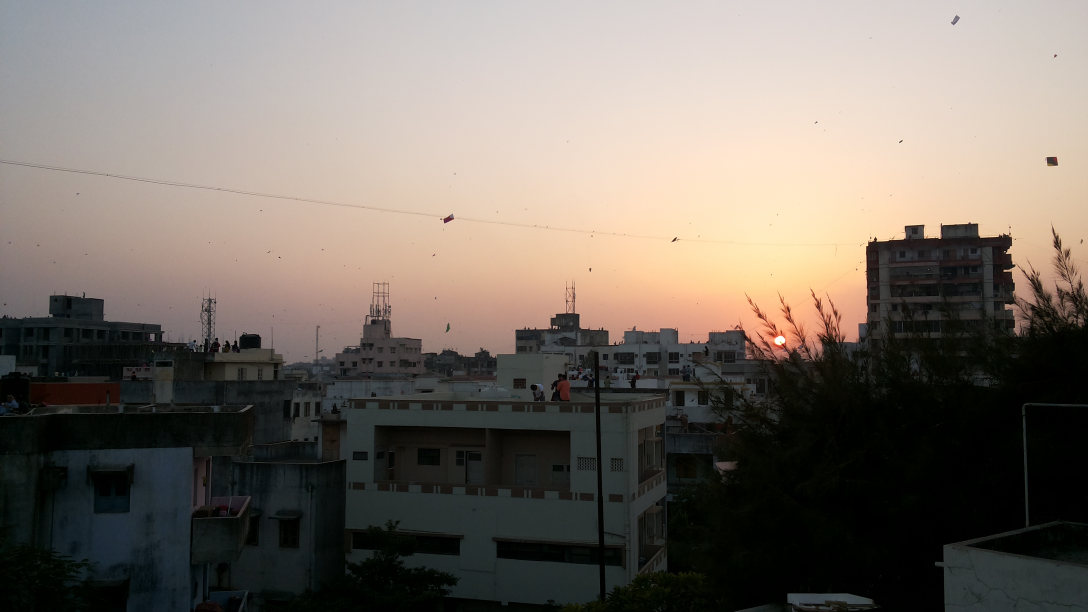
#> input picture Color Transfer Day4/source.jpg, 3264 x 1836 px (shown at 1/3 size)
$ python ColorTransfer.py
#> lines starting #> are read from the running program, lines starting #| are printed output that depends on the picture
import cv2
import numpy as np

def colorTransfer(source,target):
    source=cv2.cvtColor(source,cv2.COLOR_BGR2LAB).astype("float32")
    target=cv2.cvtColor(target,cv2.COLOR_BGR2LAB).astype("float32")

    (lMeanSrc,lStdSrc,aMeanSrc,aStdSrc,bMeanSrc,bStdSrc)=image_stats(source)
    (lMeanTar,lStdTar,aMeanTar,aStdTar,bMeanTar,bStdTar)=image_stats(target)
    (l,a,b)=cv2.split(target)

    l-=lMeanTar
    a-=aMeanTar
    b-=bMeanTar

    l=(lStdTar/lStdSrc)*l
    a=(aStdTar/aStdSrc)*a
    b=(bStdTar/bStdSrc)*b

    l+=lMeanSrc
    a+=aMeanSrc
    b+=bMeanSrc

    l=np.clip(l,0,255)
    a=np.clip(a,0,255)
    b=np.clip(b,0,255)

    transfer=cv2.merge([l,a,b])
    transfer=cv2.cvtColor(transfer.astype("uint8"),cv2.COLOR_LAB2BGR)

    return transfer


def image_stats(image):
    (l,a,b)=cv2.split(image)
    (lMean, lStd)=(l.mean(), l.std())
    (aMean, aStd)=(a.mean(), a.std())
    (bMean, bStd)=(b.mean(), b.std())
    return(lMean,lStd,aMean,aStd,bMean,bStd)


src=cv2.resize(cv2.imread("source.jpg"),(768,512))
tar=cv2.resize(cv2.imread("target.jpg"),(768,512))
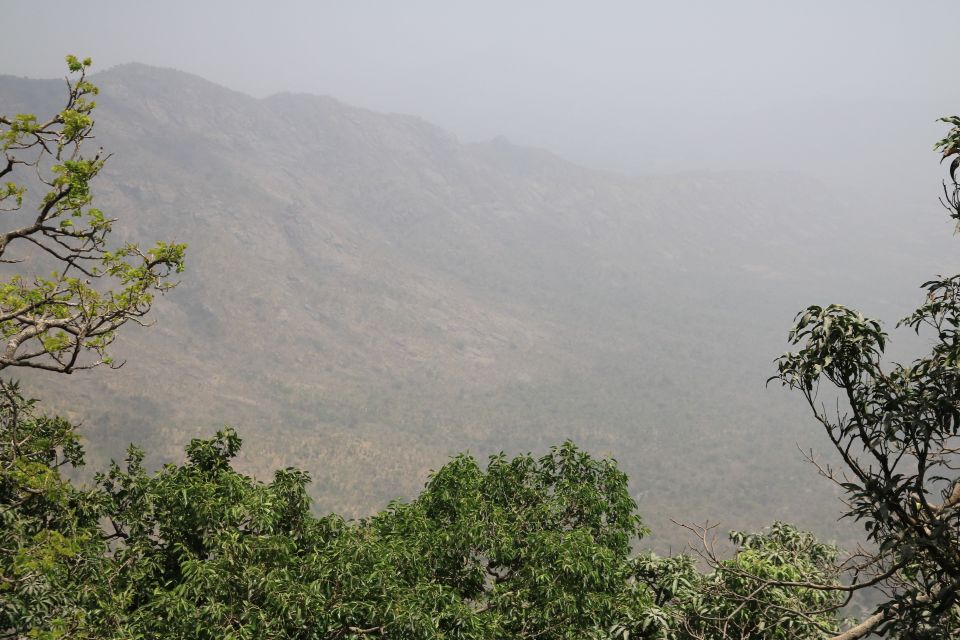
#> input picture Color Transfer Day4/target.JPG, 1920 x 1280 px, found by its file name (shown at 1/2 size)

# src=cv2.imread("source.jpg")
# tar=cv2.imread("target.jpg")

tra=colorTransfer(src, tar)
#> in colorTransfer, `target=cv2.cvtColor(target,cv2.COLOR_BGR2LAB).astype("float32")`:
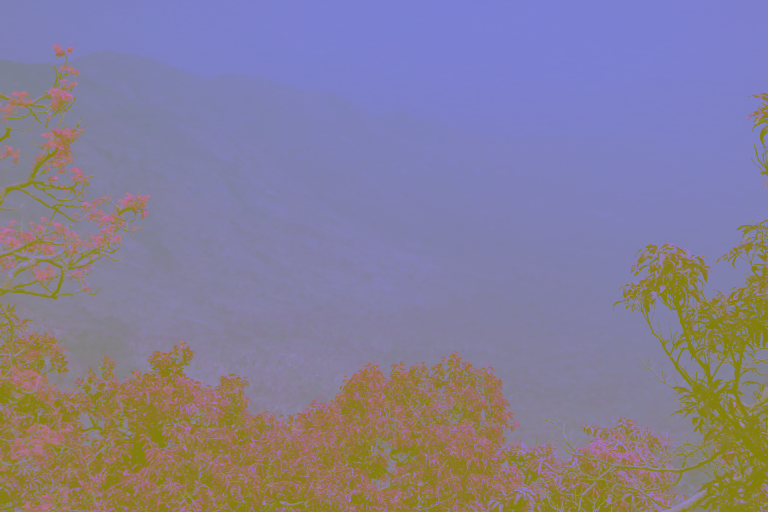
#> target: shape (512, 768, 3) float32; mean of channels 0, 1, 2 149.1, 126.2, 133.1; drawn as B, G, R
#> in image_stats, `(lMean, lStd)=(l.mean(), l.std())`: lMean = 115.6; lStd = 92.39
#> in image_stats, `(aMean, aStd)=(a.mean(), a.std())`: aMean = 129.8; aStd = 4.68
#> in image_stats, `(bMean, bStd)=(b.mean(), b.std())`: bMean = 133.3; bStd = 8
#> in colorTransfer, `(lMeanSrc,lStdSrc,aMeanSrc,aStdSrc,bMeanSrc,bStdSrc)=image_stats(source)`: lMeanSrc = 115.6; lStdSrc = 92.39; aMeanSrc = 129.8; aStdSrc = 4.68; bMeanSrc = 133.3; bStdSrc = 8
#> in image_stats (call 2), `(l,a,b)=cv2.split(image)`:
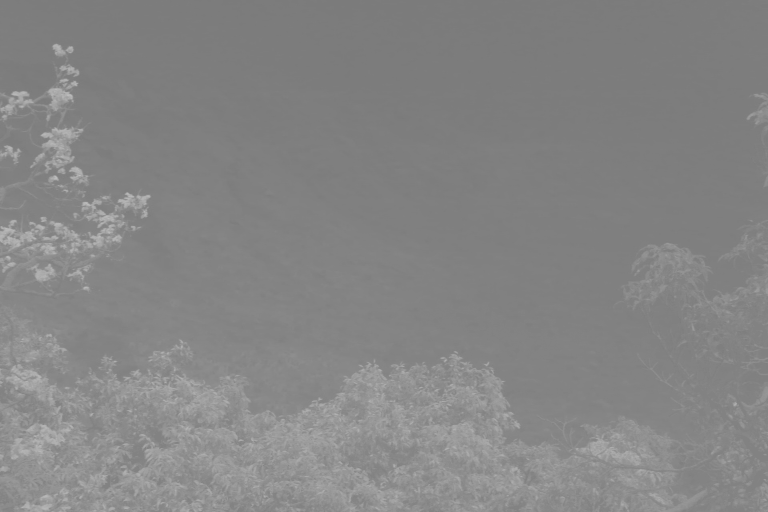
#> b: shape (512, 768) float32; min 122, max 190, mean 133.1
#> in image_stats (call 2), `(lMean, lStd)=(l.mean(), l.std())`: lMean = 149.1; lStd = 53.02
#> in image_stats (call 2), `(aMean, aStd)=(a.mean(), a.std())`: aMean = 126.2; aStd = 4.67
#> in image_stats (call 2), `(bMean, bStd)=(b.mean(), b.std())`: bMean = 133.1; bStd = 9.98
#> in colorTransfer, `(lMeanTar,lStdTar,aMeanTar,aStdTar,bMeanTar,bStdTar)=image_stats(target)`: lMeanTar = 149.1; lStdTar = 53.02; aMeanTar = 126.2; aStdTar = 4.67; bMeanTar = 133.1; bStdTar = 9.98
#> in colorTransfer, `l-=lMeanTar`:
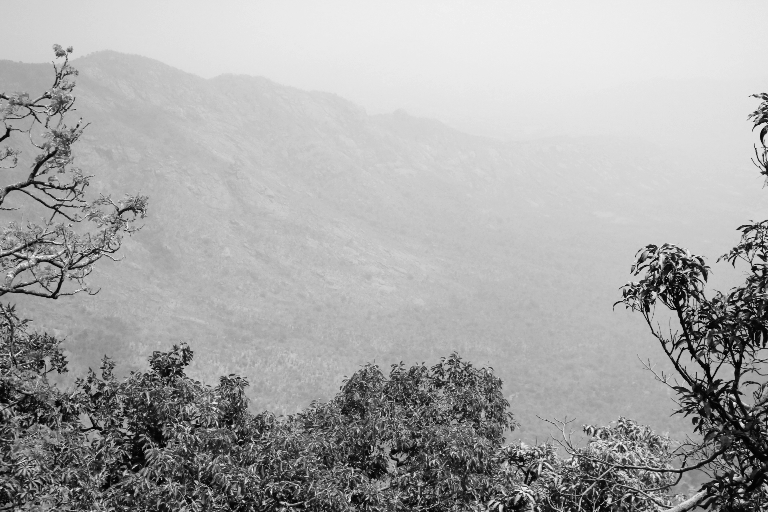
#> l: shape (512, 768) float32; min -146.1, max 75.88, mean 0; drawn with min black and max white
#> in colorTransfer, `a-=aMeanTar`:
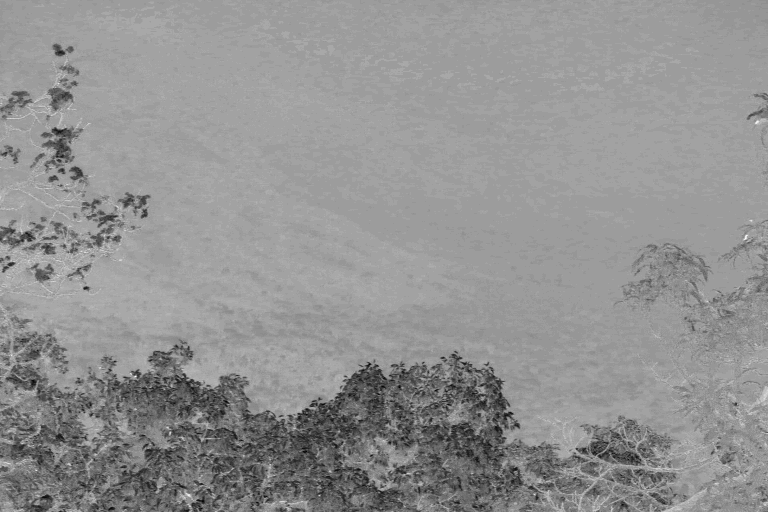
#> a: shape (512, 768) float32; min -25.23, max 18.77, mean 2.29e-05; drawn with min black and max white
#> in colorTransfer, `b-=bMeanTar`:
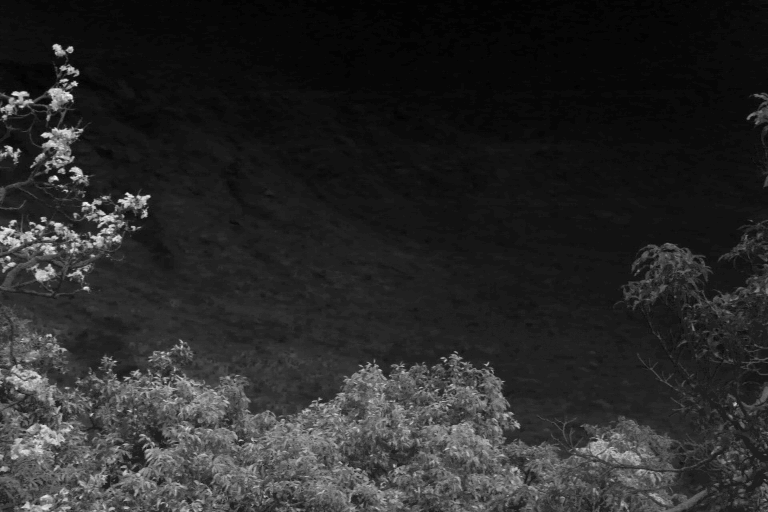
#> b: shape (512, 768) float32; min -11.06, max 56.94, mean 0; drawn with min black and max white
#> in colorTransfer, `transfer=cv2.cvtColor(transfer.astype("uint8"),cv2.COLOR_LAB2BGR)`:
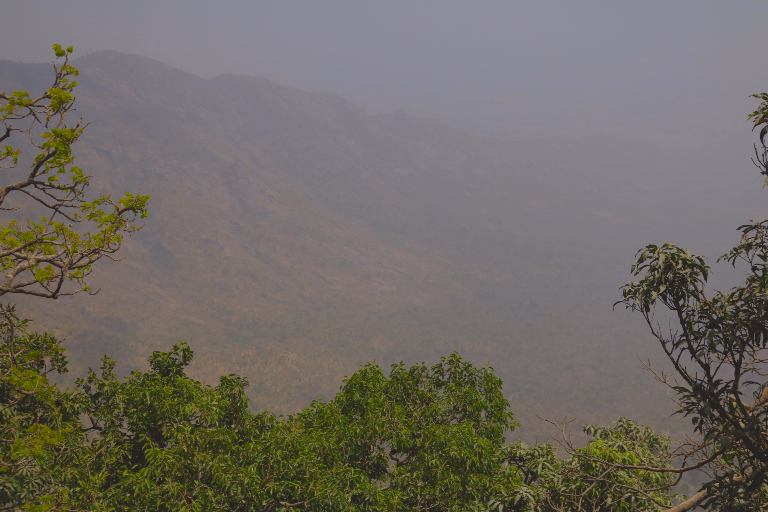
#> transfer: shape (512, 768, 3); mean B, G, R 99.9, 106.6, 111.8
cv2.imshow("Source",src)
cv2.imshow("Target",tar)
cv2.imshow("Transfer",tra)
cv2.waitKey(0)
cv2.destroyAllWindows()
